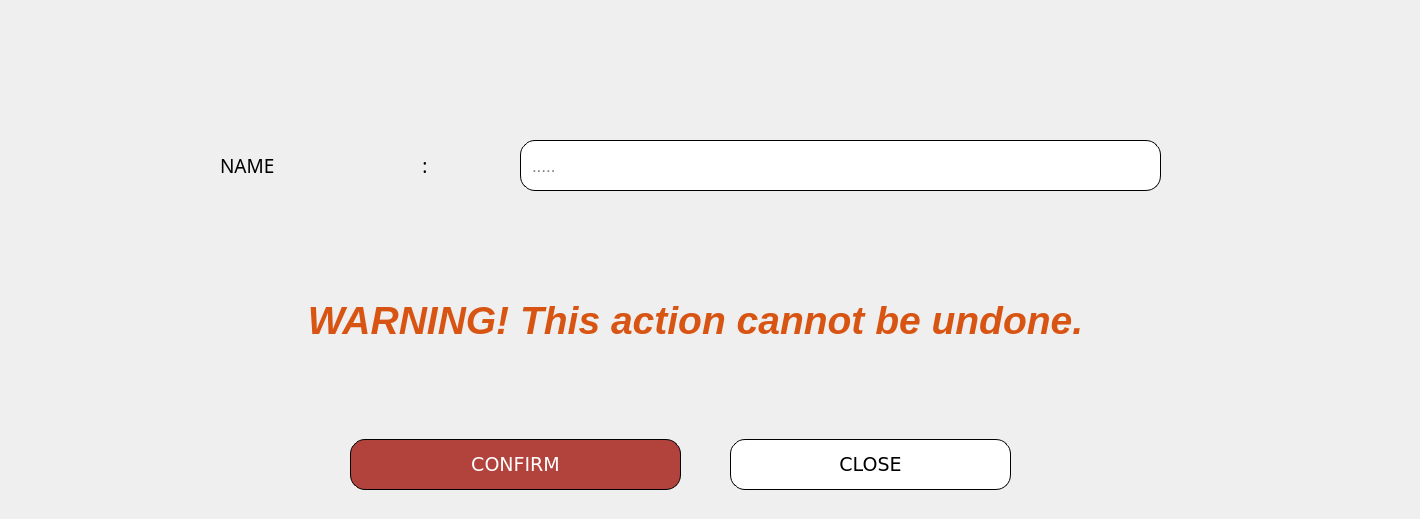
       <widget class="QWidget" name="DELETE_ROOF">
        <widget class="QFrame" name="frame_109">
         <property name="geometry">
          <rect>
           <x>-10</x>
           <y>419</y>
           <width>1331</width>
           <height>91</height>
          </rect>
         </property>
         <property name="styleSheet">
          <string notr="true">    background-color: transparent;
</string>
         </property>
         <property name="frameShape">
          <enum>QFrame::StyledPanel</enum>
         </property>
         <property name="frameShadow">
          <enum>QFrame::Raised</enum>
         </property>
         <widget class="QPushButton" name="pushButton_Confirm_ROOFdelete">
          <property name="geometry">
           <rect>
            <x>360</x>
            <y>20</y>
            <width>331</width>
            <height>51</height>
           </rect>
          </property>
          <property name="font">
           <font>
            <family>Verdana</family>
            <pointsize>14</pointsize>
           </font>
          </property>
          <property name="styleSheet">
           <string notr="true">QPushButton {
    background-color: #b2423c;
    color: white;
    border-radius: 15px;
    border: 1px solid #000000;
    padding: 9px;
    font-family: &quot;Verdana&quot;, sans-serif;
    text-align: center;
}

QPushButton:hover {
    background-color: rgba(178, 66, 60, 0.9); 
}</string>
          </property>
          <property name="text">
           <string>CONFIRM</string>
          </property>
         </widget>
         <widget class="QPushButton" name="pushButton_Close_ROOFdelete">
          <property name="geometry">
           <rect>
            <x>740</x>
            <y>20</y>
            <width>281</width>
            <height>51</height>
           </rect>
          </property>
          <property name="font">
           <font>
            <family>Verdana</family>
            <pointsize>14</pointsize>
           </font>
          </property>
          <property name="styleSheet">
           <string notr="true">
/* Default Inactive Button */
QPushButton {
    background-color: #ffffff;
    color: black;
    border-radius: 15px;
border: 1px solid #000000; 
    padding: 9px;
font-family: &quot;Verdana&quot;, sans-serif; 
text-align: center;
}

/* Hover Effect on Inactive Buttons */
QPushButton:hover {
    background-color: #a6a6a6;
    color: white;
}

/* Active Button (Current Page) */
QPushButton#activeButton {
    background-color: #a6a6a6;
    color: white;
}
</string>
          </property>
          <property name="text">
           <string>CLOSE</string>
          </property>
         </widget>
        </widget>
        <widget class="QFrame" name="frame_deleteroof">
         <property name="geometry">
          <rect>
           <x>-10</x>
           <y>30</y>
           <width>1411</width>
           <height>391</height>
          </rect>
         </property>
         <property name="styleSheet">
          <string notr="true">    background-color: transparent;
</string>
         </property>
         <property name="frameShape">
          <enum>QFrame::StyledPanel</enum>
         </property>
         <property name="frameShadow">
          <enum>QFrame::Raised</enum>
         </property>
         <widget class="QLabel" name="label_658">
          <property name="geometry">
           <rect>
            <x>230</x>
            <y>110</y>
            <width>311</width>
            <height>51</height>
           </rect>
          </property>
          <property name="font">
           <font>
            <family>Poppins Medium</family>
            <pointsize>14</pointsize>
            <weight>50</weight>
            <bold>false</bold>
           </font>
          </property>
          <property name="styleSheet">
           <string notr="true">    background-color: transparent;
</string>
          </property>
          <property name="text">
           <string>NAME                              :</string>
          </property>
         </widget>
         <widget class="QLineEdit" name="lineEdit_49">
          <property name="geometry">
           <rect>
            <x>1030</x>
            <y>460</y>
            <width>371</width>
            <height>51</height>
           </rect>
          </property>
          <property name="styleSheet">
           <string notr="true">    background-color: #ffffff;
    color: black;
    border-radius: 15px;
border: 1px solid #000000; 
    padding: 9px;
font-family: &quot;Verdana&quot;, sans-serif; 
text-align: center;</string>
          </property>
          <property name="placeholderText">
           <string>.....</string>
          </property>
         </widget>
         <widget class="QLineEdit" name="lineEdit_DeleteROOF_Name">
          <property name="geometry">
           <rect>
            <x>530</x>
            <y>110</y>
            <width>641</width>
            <height>51</height>
           </rect>
          </property>
          <property name="font">
           <font>
            <pointsize>13</pointsize>
           </font>
          </property>
          <property name="styleSheet">
           <string notr="true">    background-color: #ffffff;
    color: black;
    border-radius: 15px;
border: 1px solid #000000; 
    padding: 9px;
</string>
          </property>
          <property name="placeholderText">
           <string>.....</string>
          </property>
         </widget>
         <widget class="QLabel" name="label_659">
          <property name="geometry">
           <rect>
            <x>0</x>
            <y>185</y>
            <width>1411</width>
            <height>211</height>
           </rect>
          </property>
          <property name="font">
           <font>
            <family>Arial</family>
            <pointsize>29</pointsize>
            <weight>75</weight>
            <italic>true</italic>
            <bold>true</bold>
           </font>
          </property>
          <property name="styleSheet">
           <string notr="true">    background-color: transparent;
color: #d75413;
</string>
          </property>
          <property name="text">
           <string>WARNING! This action cannot be undone.</string>
          </property>
          <property name="alignment">
           <set>Qt::AlignCenter</set>
          </property>
         </widget>
        </widget>
       </widget>
